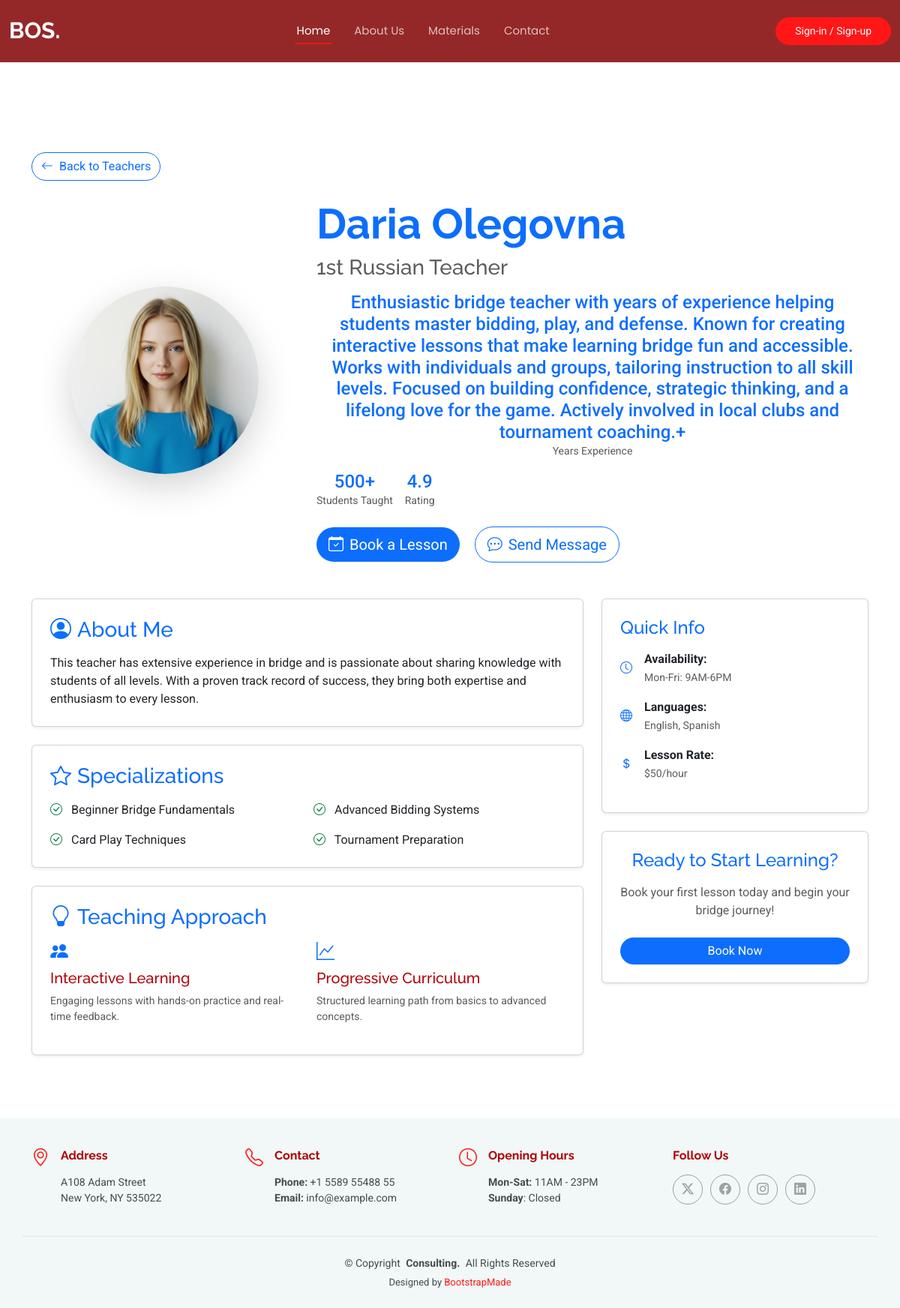
Page /teachers/3 on the committed database.
### landing/models.py (models this page shows, shortened)
class Teacher(models.Model):
    user = models.OneToOneField(User, on_delete=models.CASCADE, related_name='teacher_profile', null=True, blank=True)
    first_name = models.CharField(max_length=50)
    last_name = models.CharField(max_length=50)
    title = models.CharField(max_length=50)
    experience = models.CharField(max_length=500)
    teaching_years = models.IntegerField(max_length=2, null=True, blank=True)
    champion = models.BooleanField(default=False)
    avatar = models.ImageField(upload_to='teachers/avatars')
    lesson_price = models.DecimalField(max_digits=6, decimal_places=0)
    course_price = models.DecimalField(max_digits=7, decimal_places=0)
    is_active = models.BooleanField(default=False)

### landing/views.py (the view)
# urls.py: path("teachers/<int:pk>", views.teacher, name="teacher"),
def teacher(request, pk):
    teacher = Teacher.objects.get(id=pk)  # Get all teachers from database
    context = {
        'teacher': teacher
    }
    return render(request, "landing/teacher.html", context)

### landing/templates/landing/teacher.html (shortened to what this page needs)
{% extends 'base.html' %}
{% load static %}
{% block content %}
  <section class="teacher-profile section" style="padding-top: 120px;">
    <div class="container" data-aos="fade-up">
      <div class="row mb-4">
        <div class="col-12">
          <a href="{% url 'landing:home' %}#team" class="btn btn-outline-primary rounded-pill">
            <i class="bi bi-arrow-left me-2"></i>Back to Teachers
          </a>
        </div>
      </div>
      <div class="row align-items-center mb-5">
        <div class="col-lg-4 col-md-5 text-center">
          <div class="teacher-avatar" data-aos="zoom-in" data-aos-delay="100">
            <img src="{{ teacher.avatar.url }}" alt="{{ teacher.first_name }} {{ teacher.last_name }}"
                 class="img-fluid rounded-circle shadow-lg" style="width: 250px; height: 250px; object-fit: cover;">
          </div>
        </div>
        <div class="col-lg-8 col-md-7">
          <div class="teacher-info" data-aos="fade-left" data-aos-delay="200">
            <h1 class="display-4 fw-bold text-primary mb-2">{{ teacher.first_name }} {{ teacher.last_name }}</h1>
            <h3 class="text-muted mb-3">{{ teacher.title }}</h3>
            <div class="teacher-stats mb-4">
              <div class="row g-3">
                <div class="col-auto">
                  <div class="stat-item text-center">
                    <div class="stat-number h4 text-primary mb-0">{{ teacher.experience }}+</div>
                    <div class="stat-label small text-muted">Years Experience</div>
                  </div>
                </div>
                <div class="col-auto">
                  <div class="stat-item text-center">
                    <div class="stat-number h4 text-primary mb-0">500+</div>
                    <div class="stat-label small text-muted">Students Taught</div>
                  </div>
                </div>
                <div class="col-auto">
                  <div class="stat-item text-center">
                    <div class="stat-number h4 text-primary mb-0">4.9</div>
                    <div class="stat-label small text-muted">Rating</div>
                  </div>
                </div>
              </div>
            </div>
            <div class="teacher-actions">
              <button class="btn btn-primary btn-lg rounded-pill me-3" data-bs-toggle="modal" data-bs-target="#bookingModal">
                <i class="bi bi-calendar-check me-2"></i>Book a Lesson
              </button>
              <button class="btn btn-outline-primary btn-lg rounded-pill">
                <i class="bi bi-chat-dots me-2"></i>Send Message
              </button>
            </div>
          </div>
        </div>
      </div>
      <div class="row">
        <div class="col-lg-8">
          <div class="card shadow-sm mb-4" data-aos="fade-up" data-aos-delay="300">
            <div class="card-body p-4">
              <h3 class="card-title text-primary mb-3">
                <i class="bi bi-person-circle me-2"></i>About Me
              </h3>
              <p class="card-text">{{ teacher.bio|default:"This teacher has extensive experience in bridge and is passionate about sharing knowledge with students of all levels. With a proven track record of success, they bring both expertise and enthusiasm to every lesson." }}</p>
            </div>
          </div>
          <div class="card shadow-sm mb-4" data-aos="fade-up" data-aos-delay="400">
            <div class="card-body p-4">
              <h3 class="card-title text-primary mb-3">
                <i class="bi bi-star me-2"></i>Specializations
              </h3>
              <div class="row g-3">
                <div class="col-md-6">
                  <div class="specialization-item">
                    <i class="bi bi-check-circle text-success me-2"></i>
                    <span>Beginner Bridge Fundamentals</span>
                  </div>
                </div>
                <div class="col-md-6">
                  <div class="specialization-item">
                    <i class="bi bi-check-circle text-success me-2"></i>
                    <span>Advanced Bidding Systems</span>
                  </div>
                </div>
                <div class="col-md-6">
                  <div class="specialization-item">
                    <i class="bi bi-check-circle text-success me-2"></i>
                    <span>Card Play Techniques</span>
                  </div>
                </div>
                <div class="col-md-6">
                  <div class="specialization-item">
                    <i class="bi bi-check-circle text-success me-2"></i>
                    <span>Tournament Preparation</span>
                  </div>
                </div>
              </div>
            </div>
          </div>
          <div class="card shadow-sm mb-4" data-aos="fade-up" data-aos-delay="500">
            <div class="card-body p-4">
              <h3 class="card-title text-primary mb-3">
                <i class="bi bi-lightbulb me-2"></i>Teaching Approach
              </h3>
              <div class="row g-4">
                <div class="col-md-6">
                  <div class="approach-item">
                    <div class="approach-icon text-primary mb-2">
                      <i class="bi bi-people-fill h4"></i>
                    </div>
                    <h5>Interactive Learning</h5>
                    <p class="text-muted small">Engaging lessons with hands-on practice and real-time feedback.</p>
                  </div>
                </div>
                <div class="col-md-6">
                  <div class="approach-item">
                    <div class="approach-icon text-primary mb-2">
                      <i class="bi bi-graph-up h4"></i>
                    </div>
                    <h5>Progressive Curriculum</h5>
                    <p class="text-muted small">Structured learning path from basics to advanced concepts.</p>
                  </div>
                </div>
              </div>
            </div>
          </div>
        </div>
        <div class="col-lg-4">
          <div class="card shadow-sm mb-4" data-aos="fade-up" data-aos-delay="300">
            <div class="card-body p-4">
              <h4 class="card-title text-primary mb-3">Quick Info</h4>
              <div class="info-list">
                <div class="info-item d-flex align-items-center mb-3">
                  <i class="bi bi-clock text-primary me-3"></i>
                  <div>
                    <strong>Availability:</strong><br>
                    <small class="text-muted">Mon-Fri: 9AM-6PM</small>
                  </div>
                </div>
                <div class="info-item d-flex align-items-center mb-3">
                  <i class="bi bi-globe text-primary me-3"></i>
                  <div>
                    <strong>Languages:</strong><br>
                    <small class="text-muted">English, Spanish</small>
                  </div>
                </div>
                <div class="info-item d-flex align-items-center mb-3">
                  <i class="bi bi-currency-dollar text-primary me-3"></i>
                  <div>
                    <strong>Lesson Rate:</strong><br>
                    <small class="text-muted">$50/hour</small>
                  </div>
                </div>
              </div>
            </div>
          </div>
          <div class="card shadow-sm" data-aos="fade-up" data-aos-delay="400">
            <div class="card-body p-4 text-center">
              <h4 class="card-title text-primary mb-3">Ready to Start Learning?</h4>
              <p class="text-muted mb-4">Book your first lesson today and begin your bridge journey!</p>
              <button class="btn btn-primary w-100 rounded-pill" data-bs-toggle="modal" data-bs-target="#bookingModal">
                Book Now
              </button>
            </div>
          </div>
        </div>
      </div>
    </div>
  </section>
{% endblock %}

### static/assets/css/main.css (style rules this page uses)
:root { --default-font: "Roboto", system-ui, -apple-system, "Segoe UI", Roboto, "Helvetica Neue", Arial, "Noto Sans", "Liberation Sans", sans-serif, "Apple Color Emoji", "Segoe UI Emoji", "Segoe UI Symbol", "Noto Color Emoji"; --heading-font: "Raleway", sans-serif; --nav-font: "Poppins", sans-serif; }
:root { --background-color: #ffffff; --default-color: #444d4d; --heading-color: #b00006; --accent-color: #ff1717; --surface-color: #ffffff; --contrast-color: #ffffff; }
:root { --nav-color: rgba(255, 255, 255, 0.7); --nav-hover-color: #ffffff; --nav-mobile-background-color: #ffffff; --nav-dropdown-background-color: #ffffff; --nav-dropdown-color: #444d4d; --nav-dropdown-hover-color: #018880; }
:root { scroll-behavior: smooth; }
body { color: var(--default-color); background-color: var(--background-color); font-family: var(--default-font); }
a { color: var(--accent-color); text-decoration: none; transition: 0.3s; }
h1, h2, h3, h4, h5, h6 { color: var(--heading-color); font-family: var(--heading-font); }
section, .section { color: var(--default-color); background-color: var(--background-color); padding: 60px 0; scroll-margin-top: 82px; overflow: clip; }
.btn-getstarted, .btn-primary { border: none !important; box-shadow: none !important; }

### rows in the picture
Teacher: avatar (picture), first_name "Daria", last_name "Olegovna", title "1st Russian Teacher", experience "Enthusiastic bridge teacher with years of experience helping students master bidding, play, and defense. Known for creating interactive lessons that make learning bridge fun and accessible. Works with individuals and groups, tailoring instruction to all skill levels. Focused on building confidence, strategic thinking, and a lifelong love for the game. Actively involved in local clubs and tournament coaching."
